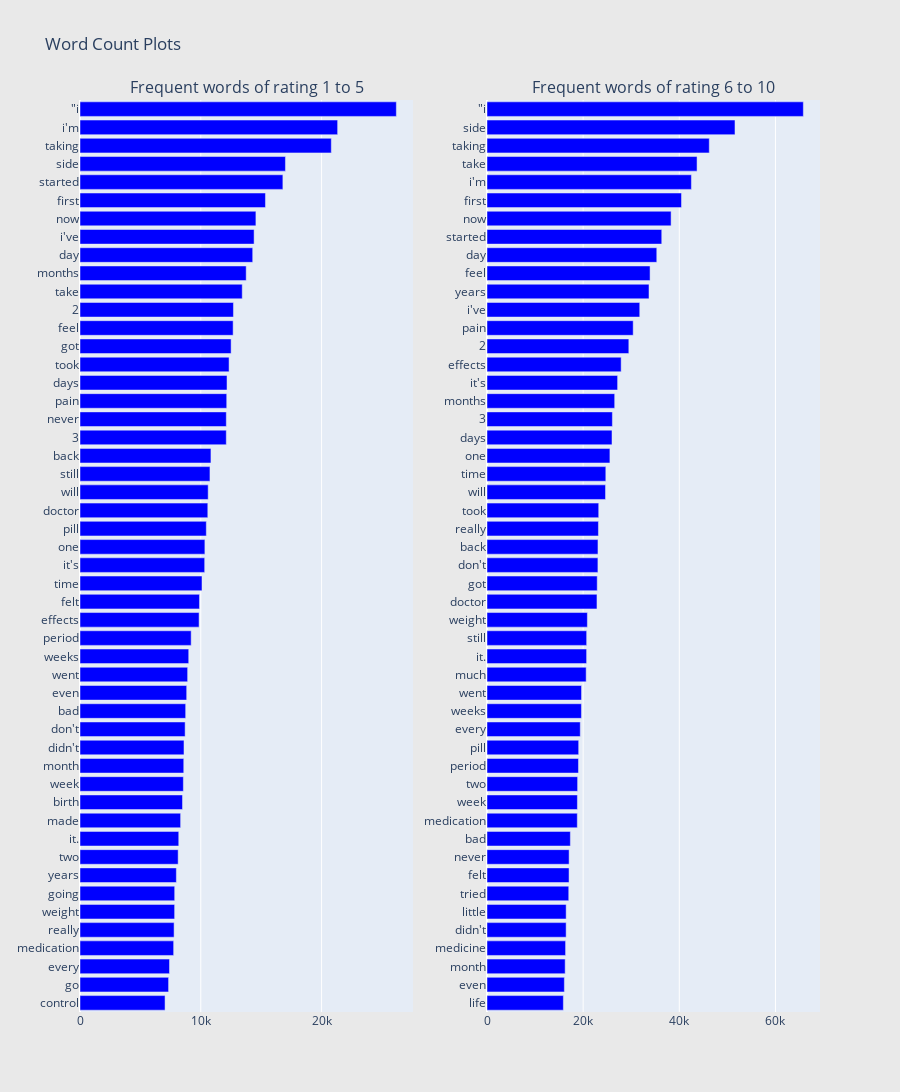

Notebook source saved alongside this figure:
### Code cell
def generate_ngrams(text, n_gram=1):
    token = [token for token in text.lower().split(" ") if token != "" if token not in STOPWORDS]
    ngrams = zip(*[token[i:] for i in range(n_gram)])
    return [" ".join(ngram) for ngram in ngrams]

## custom function for horizontal bar chart ##
def horizontal_bar_chart(df, color):
    trace = go.Bar(
        y=df["word"].values[::-1],
        x=df["wordcount"].values[::-1],
        showlegend=False,
        orientation = 'h',
        marker=dict(
            color=color,
        ),
    )
    return trace

## Get the bar chart from rating  8 to 10 review ##
freq_dict = defaultdict(int)
for sent in df_all_1_5["review"]:
    for word in generate_ngrams(sent):
        freq_dict[word] += 1
fd_sorted = pd.DataFrame(sorted(freq_dict.items(), key=lambda x: x[1])[::-1])
fd_sorted.columns = ["word", "wordcount"]
trace0 = horizontal_bar_chart(fd_sorted.head(50), 'blue')

## Get the bar chart from rating  4 to 7 review ##
freq_dict = defaultdict(int)
for sent in df_all_6_10["review"]:
    for word in generate_ngrams(sent):
        freq_dict[word] += 1
fd_sorted = pd.DataFrame(sorted(freq_dict.items(), key=lambda x: x[1])[::-1])
fd_sorted.columns = ["word", "wordcount"]
trace1 = horizontal_bar_chart(fd_sorted.head(50), 'blue')

# Creating two subplots
fig = tools.make_subplots(rows=1, cols=2, vertical_spacing=0.04,
                          subplot_titles=["Frequent words of rating 1 to 5", 
                                          "Frequent words of rating 6 to 10"])
fig.append_trace(trace0, 1, 1)
fig.append_trace(trace1, 1, 2)
fig['layout'].update(height=1200, width=900, paper_bgcolor='rgb(233,233,233)', title="Word Count Plots")
py.iplot(fig, filename='word-plots')

### Figure 1 — Plotly figure (JSON) as saved in the notebook; plotly's stock layout.template omitted (floating-point values rounded to 4 significant figures)
{"data": [{"marker": {"color": "blue"}, "orientation": "h", "showlegend": false, "type": "bar", "x": [7041, 7333, 7410, 7753, 7789, 7834, 7839, 7977, 8126, 8176, 8330, 8486, 8557, 8590, 8609, 8703, 8748, 8832, 8911, 9001, 9203, 9858, 9891, 10100, 10322, 10339, 10457, 10581, 10611, 10759, 10840, 12111, 12113, 12147, 12171, 12341, 12510, 12678, 12703, 13431, 13758, 14298, 14413, 14563, 15353, 16795, 17008, 20804, 21329, 26189], "xaxis": "x", "y": ["control", "go", "every", "medication", "really", "weight", "going", "years", "two", "it.", "made", "birth", "week", "month", "didn&#039;t", "don&#039;t", "bad", "even", "went", "weeks", "period", "effects", "felt", "time", "it&#039;s", "one", "pill", "doctor", "will", "still", "back", "3", "never", "pain", "days", "took", "got", "feel", "2", "take", "months", "day", "i&#039;ve", "now", "first", "started", "side", "taking", "i&#039;m", "\"i"], "yaxis": "y"}, {"marker": {"color": "blue"}, "orientation": "h", "showlegend": false, "type": "bar", "x": [15884, 16095, 16260, 16346, 16463, 16466, 17006, 17068, 17080, 17343, 18785, 18806, 18849, 19028, 19071, 19401, 19642, 19664, 20629, 20720, 20730, 20880, 22875, 22930, 23073, 23083, 23182, 23240, 24655, 24716, 25567, 26004, 26083, 26561, 27169, 27905, 29502, 30410, 31774, 33698, 33921, 35318, 36350, 38293, 40461, 42518, 43695, 46237, 51586, 65806], "xaxis": "x2", "y": ["life", "even", "month", "medicine", "didn&#039;t", "little", "tried", "felt", "never", "bad", "medication", "week", "two", "period", "pill", "every", "weeks", "went", "much", "it.", "still", "weight", "doctor", "got", "don&#039;t", "back", "really", "took", "will", "time", "one", "days", "3", "months", "it&#039;s", "effects", "2", "pain", "i&#039;ve", "years", "feel", "day", "started", "now", "first", "i&#039;m", "take", "taking", "side", "\"i"], "yaxis": "y2"}], "layout": {"annotations": [{"font": {"size": 16}, "showarrow": false, "text": "Frequent words of rating 1 to 5", "x": 0.225, "xanchor": "center", "xref": "paper", "y": 1, "yanchor": "bottom", "yref": "paper"}, {"font": {"size": 16}, "showarrow": false, "text": "Frequent words of rating 6 to 10", "x": 0.775, "xanchor": "center", "xref": "paper", "y": 1, "yanchor": "bottom", "yref": "paper"}], "height": 1200, "paper_bgcolor": "rgb(233,233,233)", "title": {"text": "Word Count Plots"}, "width": 900, "xaxis": {"anchor": "y", "domain": [0, 0.45]}, "xaxis2": {"anchor": "y2", "domain": [0.55, 1]}, "yaxis": {"anchor": "x", "domain": [0, 1]}, "yaxis2": {"anchor": "x2", "domain": [0, 1]}}}
